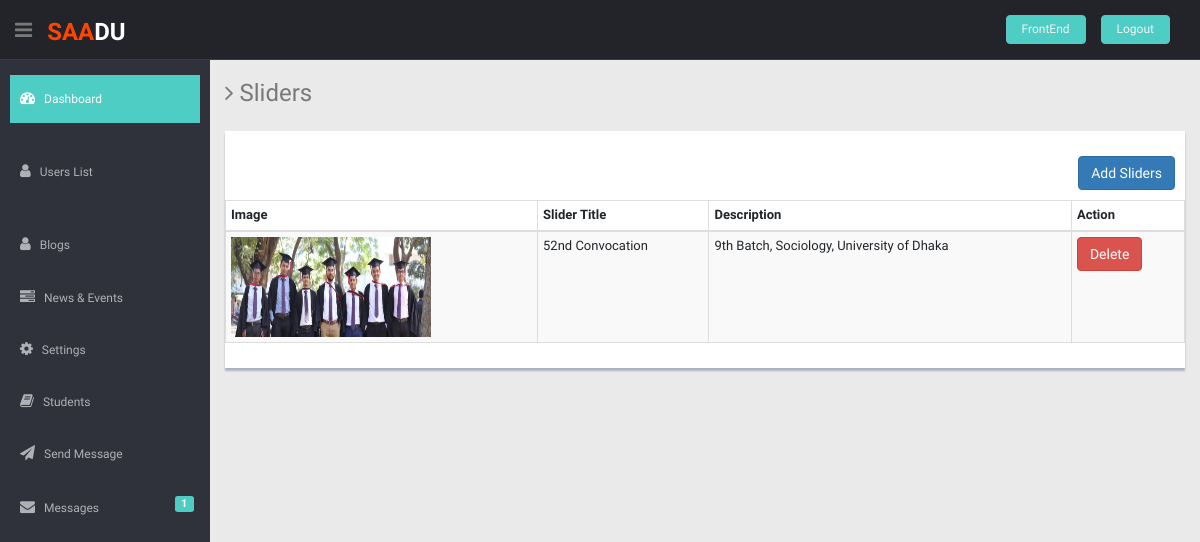
/admin/sliders.php (signed in), run on the app's committed database.
### tables this page shows
CREATE TABLE IF NOT EXISTS `sliders` (
  `id` int(11) NOT NULL AUTO_INCREMENT,
  `image` varchar(255) NOT NULL,
  `slider_title` varchar(255) DEFAULT NULL,
  `description` text DEFAULT NULL,
  PRIMARY KEY (`id`)
);

### admin/sliders.php (the view, shortened to what this page needs)
<?php
include("header.php");
?>
    <section id="main-content">
        <section class="wrapper">
            <h3><i class="fa fa-angle-right"></i> Sliders</h3>
            <div class="row mt">
                <div class="col-lg-12">
                    <div class="content-panel">
                        <section id="unseen">
                            <table class="table table-bordered table-striped table-condensed">
                                <div  class="col-md-12" style="padding: 10px;" align="right" >
                                    <a class='btn btn-primary' href='add_slider.php' >Add Sliders</a>
                                </div>
                                <thead>
                                <tr>
                                    <th>Image</th>
                                    <th>Slider Title</th>
                                    <th>Description</th>
                                    <th>Action</th>
                                </tr>
                                </thead>
                                <?php
                                $sql = "SELECT * FROM sliders ORDER BY id DESC ";
                                $rec = $conn->query($sql);
                                while($row = mysqli_fetch_array($rec))
                                {
                                $image 			    	      = $row['image'];
                                $slider_title			    	      = $row['slider_title'];
                                $description 			      	= $row['description'];
                                $id 			      	= $row['id'];
                                ?>
                                <tbody>
                                <tr>
                                    <td><img src="../home/<?php echo $image; ?>" alt="" height="100px" width="200px"></td>
                                    <td><?php echo $slider_title; ?></td>
                                    <td><?php echo $description; ?></td>
                                    <td>
                                        <a class='btn btn-danger' href='sliders.php?id=<?php echo $id; ?>' onclick="return confirm('Are you sure to delete?')">Delete</a>
                                    </td>
                                </tr>
                                <?php
                                }
                                ?>
                                </tbody>
                            </table>
                        </section>
                    </div>
                </div>
            </div>
        </section>
    </section>
    </section>
<?php
include('footer.php');
?>

### admin/css/style.css (style rules this page uses)
body { color: #797979; background: #eaeaea; font-family: 'Ruda', sans-serif; padding: 0px !important; margin: 0px !important; font-size:13px; }
a, a:hover, a:focus { text-decoration: none; outline: none; }
.mt { margin-top: 25px; }
#main-content { margin-left: 210px; }
.wrapper { display: inline-block; margin-top: 60px; padding-left: 15px; padding-right: 15px; padding-bottom: 15px; padding-top: 0px; width: 100%; }
.content-panel { background: #ffffff; box-shadow: 0px 3px 2px #aab2bd; padding-top: 15px; padding-bottom: 5px; }

### data on the page
sliders: image (picture), slider_title "52nd Convocation", description "9th Batch, Sociology, University of Dhaka"
